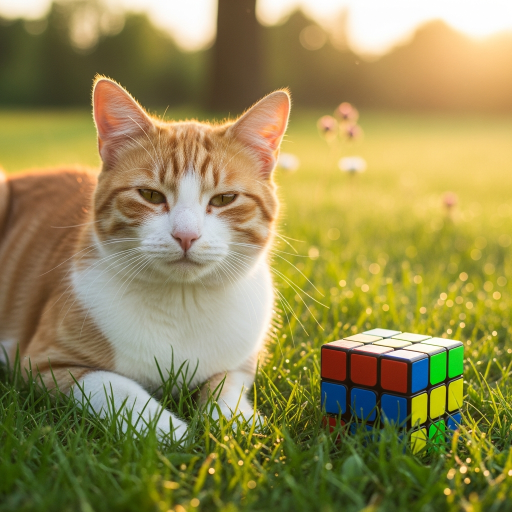
#> input picture image.png, 1024 x 1024 px (shown at 1/2 size)
$ python main.py
#> lines starting #> are read from the running program, lines starting #| are printed output that depends on the picture
import numpy as np
from PIL import Image, ImageDraw

# colors(rubiks cube colors)

WHITE = (255, 255, 255)
RED = (255, 0, 0)
GREEN = (0, 255, 0)
BLUE = (0, 0, 255)
ORANGE = (255, 165, 0)
YELLOW = (255, 255, 0)

# grid line separator
CUBE_BORDER = (128, 128, 128)
STICKER_BORDER = (0, 0, 0)


class RubiksMosaicGenerator:
    def __init__(self, image_path, cubes_wide=40, checker ='default'):
        self.image_path = image_path
        self.cubes_wide = cubes_wide
        self.checker = checker

        # we load the 6 colors into a numpy array grid(some sort of a computer matrix/ not the movie) for instant calculations
        self.palette = np.array([WHITE, RED, GREEN, BLUE, ORANGE, YELLOW])

        #print(self.palette.shape) shape is (6,3)

    # perform a euclidean difference to find the single closest color to the pixel
    def get_closest_color(self, pixel): #typo haha

        # square to remove negative numbers and sum them horizontally = results in,
        # 6 numbers rep the total error of each of the Rubiks cube color
        distances = np.sqrt(np.sum((self.palette - pixel) ** 2, axis=1))

        # Find the index (0-5) of the smallest distance and return that color
        return self.palette[np.argmin(distances)]


    def generate_mosaic(self, output_scale=10):
#> called with output_scale = 10
        try:
            original_image = Image.open(self.image_path)
#> original_image is the input picture: PIL image 1024x1024 RGB; mean R, G, B 150.1, 139.3, 82.1
        except FileNotFoundError:
            print(f"File not found: {self.image_path}")
            return None

        # 1 cube wide = 3 stickers // WIDTH
        target_width = self.cubes_wide * 3


        #height to match the aspect ratio
        aspect_ratio = original_image.width / original_image.height
#> aspect_ratio = 1
        target_height = int(target_width / aspect_ratio)
#> target_height = 90

        # We need the height to be perfectly divisible by 3
        # Because we cannot have a row of partial cubes at the end
        # We strip off the remainder to ensure we have full 3x3 blocks

        remainder = target_height % 3
#> remainder = 0
        target_height = target_height - remainder

        print(f"Grid Size: {target_width}x{target_height} stickers.")
#| Grid Size: 90x90 stickers.
        print(f"Total Physical Cubes: {self.cubes_wide} x {target_height // 3}")
#| Total Physical Cubes: 30 x 30

        # downscale the Image(pixelated)
        # shrink the photo so that 1 pixel = 1 sticker.
        # example - If we want a 1x1 Cube mosaic, this creates a 3x3 pixel image.
        image_small = original_image.resize((target_width, target_height), resample=Image.BILINEAR)
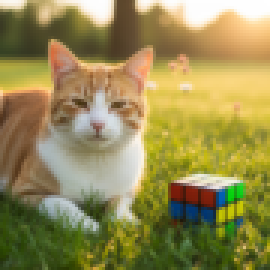
#> image_small: PIL image 90x90 RGB (shown 3 times larger); mean R, G, B 150.1, 139.3, 82.1

        image_array = np.array(image_small)

        # create a blank canvas (matrix) of zeros with the exact same shape as our image....
        mosaic_array = np.zeros_like(image_array)


        if self.checker == 'dither':
            # use dithering method

            processing_grid = image_array.astype(float)

            for row in range(target_height):
                for col in range(target_width):

                    #  get current pixel
                    old_pixel = processing_grid[row, col].copy()

                    closest = self.get_closest_color(old_pixel)
                    mosaic_array[row, col] = closest

                    #(The Quantization Error)
                    quant_error = old_pixel - closest

                    # Push the mistake to neighbors (Floyd-Steinberg Diffusion)
                    # prevent out of boounds errors
                    if col + 1 < target_width:
                        processing_grid[row, col + 1] += quant_error * 7 / 16

                    if row + 1 < target_height:
                        if col - 1 >= 0:
                            processing_grid[row + 1, col - 1] += quant_error * 3 / 16

                        processing_grid[row + 1, col] += quant_error * 5 / 16

                        if col + 1 < target_width:
                            processing_grid[row + 1, col + 1] += quant_error * 1 / 16
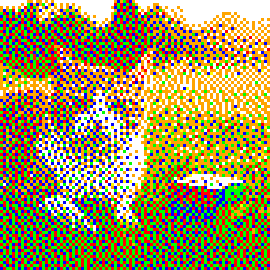
#> mosaic_array: shape (90, 90, 3) (shown 3 times larger); mean R, G, B 155.6, 144.6, 87
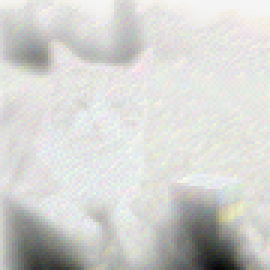
#> processing_grid: shape (90, 90, 3) float64 (shown 3 times larger); mean R, G, B -0.5, 0.8, -20.8; drawn with min black and max white
        else:
            if self.checker != 'default':
                print("Invalid checker option. Using default NN method.")

            # use default NN method
            for row in range(target_height):
                for col in range(target_width):

                    pixel = image_array[row, col]

                    closest = self.get_closest_color(pixel)

                    mosaic_array[row, col] = closest

        # for row in range(target_height):# row
        #     for col in range(target_width): # column

        #         pixel = image_array[row, col] # get pixel color

        #         closest = self.get_closest_color(pixel) # find closest color

        #         # We write the closest color into the specific slot on the blank canvas.
        #         mosaic_array[row, col] = closest

        # make a copy for testing
        #image_array = image_array.copy()
        #height, width, _ = processing_grid.shape
        # print(mosaic_array)

        # .astype('uint8') ensures the numbers are standard (0-255) image colors.
        mosaic_img = Image.fromarray(mosaic_array.astype('uint8'))

        # upscale
        final_width = target_width * output_scale
        final_height = target_height * output_scale

        # nearest for pixelated/hard edges
        final_img = mosaic_img.resize((final_width, final_height), resample=Image.NEAREST)
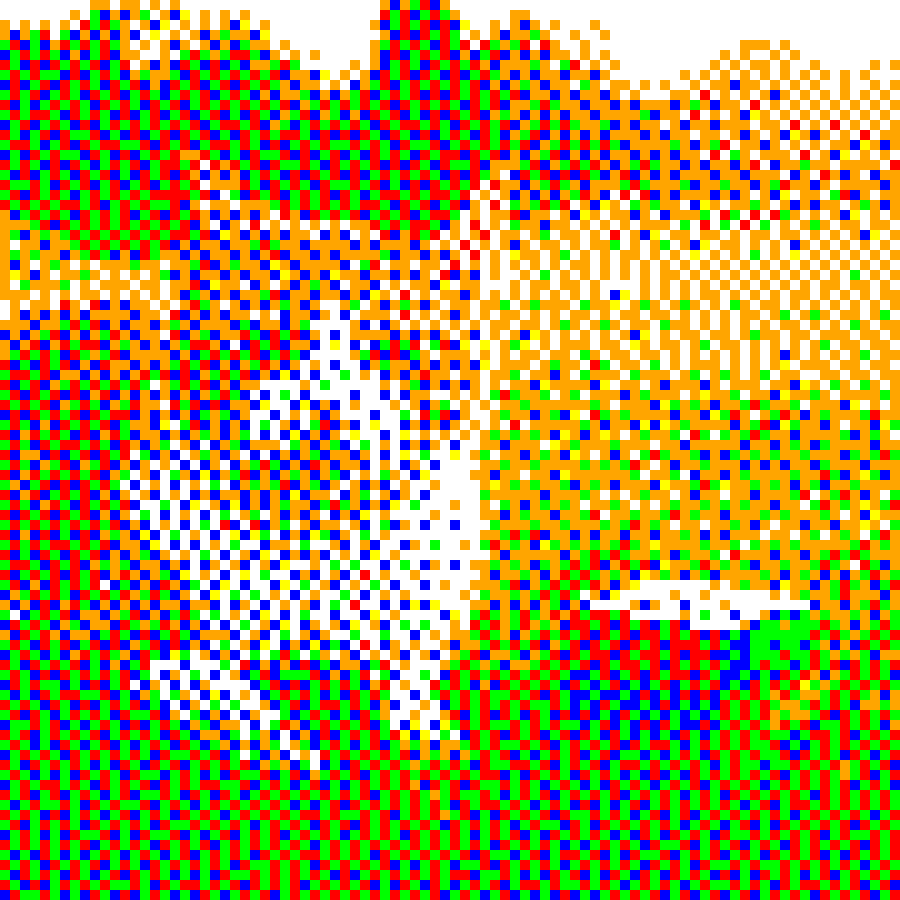
#> final_img: PIL image 900x900 RGB; mean R, G, B 155.6, 144.6, 87

        # We prepare the image for drawing.

        draw = ImageDraw.Draw(final_img)

        # Added these for aesthetics purposes :D
        # These lines separate every single individual color patch.
        for x in range(0, final_width + 1, output_scale):
            draw.line([(x, 0), (x, final_height)], fill=STICKER_BORDER, width=1)

        for y in range(0, final_height + 1, output_scale):
            draw.line([(0, y), (final_width, y)], fill=STICKER_BORDER, width=1)

        # separte the cubes
        # These lines separate the physical 3x3 cubes.
        cube_pixel_size = 3 * output_scale

        # Draw the internal lines only (skipping the edges)
        for x in range(cube_pixel_size, final_width, cube_pixel_size):
            draw.line([(x, 0), (x, final_height)], fill=CUBE_BORDER, width=3)

        for y in range(cube_pixel_size, final_height, cube_pixel_size):
            draw.line([(0, y), (final_width, y)], fill=CUBE_BORDER, width=3)

        # Draw the outer border using a rectangle so the width falls inside the image
        draw.rectangle([(0, 0), (final_width - 1, final_height - 1)], outline=CUBE_BORDER, width=3)

        return final_img


if __name__ == "__main__":
    input_file = 'image.png'

    print(f"Processing {input_file}........")

    generator = RubiksMosaicGenerator(input_file, cubes_wide=30, checker='dither') # cubes_wide is the number of cubes

    result = generator.generate_mosaic(output_scale=10) # output_scale is the pixel size
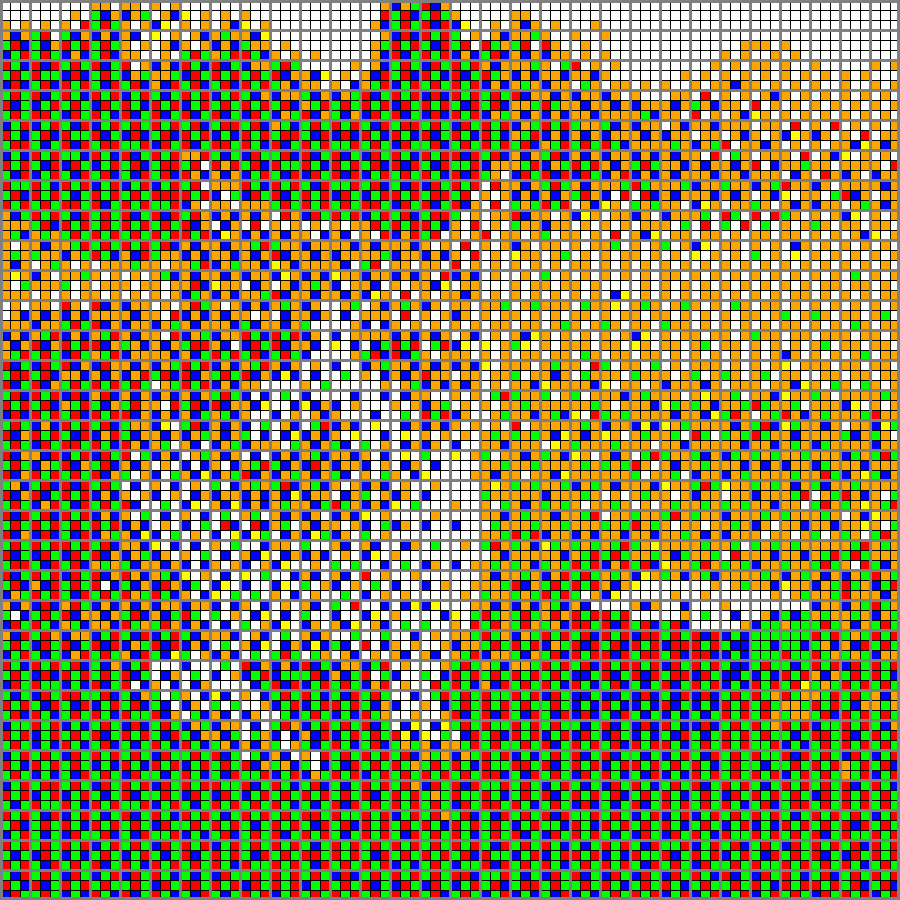
#> result: PIL image 900x900 RGB; mean R, G, B 132.3, 124.7, 85

    if result:
        if generator.checker == 'dither':
            result.save(f'dithered-{generator.cubes_wide**2}-cubes.png')
            print("Success! ...'dithered output created'")
        elif generator.checker == 'default':
            result.save(f'default-{generator.cubes_wide**2}-cubes.png')
            print("Success! ...'default output created'")
        else:
            pass

        result.show()

#print(generator.checker)

#print(rubiks.get_closet_color((0, 0, 0))) return the closest color to the pixel

#print(rubiks.generate_mosaic())
